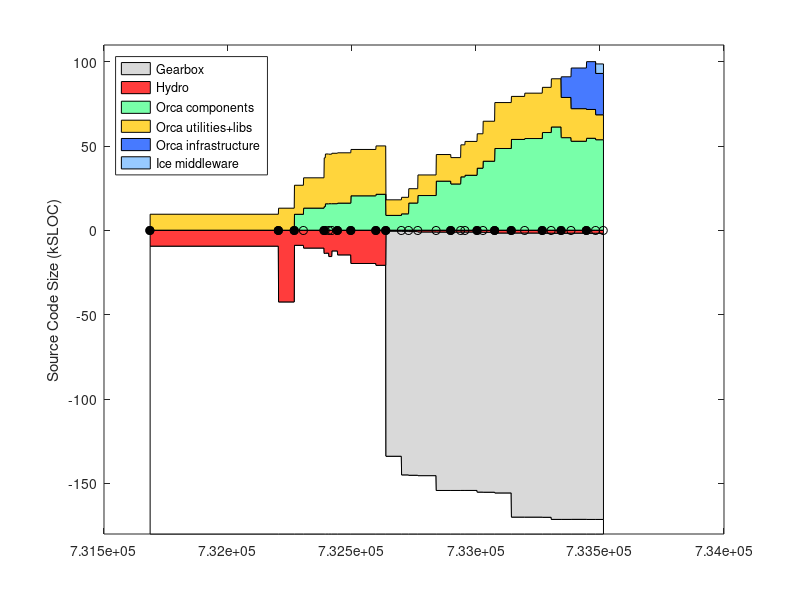

This figure's MATLAB source: (Note: this script raises an error after producing the figure.)
% keep track of orca project size using sloccount
clear all

%%%%%%%%%% DATA %%%%%%%%%%%%%%%%%%%%

% include/* except: include/{Freeze IceSSL IcePatch2}
% src/{Ice Slice IceGrid icecpp IceStorm slice2cpp IceUtil IceBox IceXML}
%  Sice212 = [
%  (7842-1000) + (22093+18419+11499+10568+4392+4200+4252+567+316)
%  ];
%  Sice301 = [
%  (8164-1000) + (23018+19384+19169+10596+4479+4343+4308+622+319)
%  ];
% same as above, but now also add Java:
% src/{IceInternal Ice IceUtil IceBox}
%  Sice310 = [
%  (8810-1200) + (24275+20494+22689+10587+4569+4877+4770+667+319) + (13190+6915+1262+493)
%  ];
%  Sice311 = [
%  (8950-1275) + (24511+20505+22898+10590+4600+4884+4782+683+323) + (13266+6929+1262+504)
%  ];

% it's much easier to count the whole of Ice (we use most of it anyway)
% sloccount include/ src/
% (this does not account for .ice files in [ice]/slice/* but it's a small fraction of total)
Sice212 = 133523;
Sice301 = 144513;
Sice310 = 153243;
Sice311 = 154145;
Sice320 = 168475;
Sice321 = 169725;

% indeces
iyy=1;
imm=2;
idd=3;
iver=4;
isub=5;
ibase=6;
icomp=7;
iutil=8;
iad=9;
icrp=10;

% the old way to count lines in *.ice files:
% rename them to *.cpp like this:
% $cd src/interfaces/slice/orca; for file in *; do mv $file `echo $file | sed s/.ice/.cpp/`; done
Sorca = [ ...
% YY    MM  DD  ?   SUB     BASE    COMP   UTILS   A&D  COMMON  VERSION
% 0.8.6: a single distro, divide in halves arbitrarily
2003     4  14  1   0       18930/2 18930/2  0      0   0    % 0.8.6 (last change in doc/ChangeLog
% BASE: orca-base
% COMP: sloccount orca-components/src/components
% UTIL: slocc orca-components/src/util
2004     9  13  1   0       42543   13047   0       0   0   % 0.11.0
2004    11  16  1   0       8963    17208   9441    0   0   % 0.12.0
2004    12  23  0   0       10596   17965   13094   0   0   % 0.12.1
2005     3  16  1   0       13767   28881   14005   0   0   % 0.13.0
2005     3  21  0   0       13620   29524   15665   0   0   % 0.13.1
2005     4   4  0   0       15630   29345   15727   0   0   % 0.13.2
2005     4  16  0   0       12283   29897   15724   0   0   % 0.13.3
2005     5   9  1   0       14639   29838   16056   0   0   % 0.14.0
2005     7   2  1   0       19751   27479   20395   0   0   % 0.15.0
2005    10  11  1   0       20818   28675   21303   0   0   % 1.0.0
% BASE: c_ount src/interfaces/slice/orca/*.ice
% COMP: sloccount src/components
% UTIL: sloccount src/utils
2005    11  20  1   Sice212 530    9226         8781        0    0   % 2.0.0-rc1
2006     1  22  0   Sice301 596    9801         9695        0    0   % 2.0.0-rc2
% UTIL-IN-COMP: sloccount components/log* 
% COMP: sloccount components MINUS UTIL-IN-COMP
% UTIL: sloccount utils PLUS UTIL-IN-COMP
2006     2  20  0   Sice301 813    9867-1372    14734+1372  0    0  % 2.0.0-rc3
% UTIL-IN-COMP: sloccount components/orcaview* components/log*
2006     3  29  0   Sice301 1052   14625-2421   18131+2421  0    0  % 2.0.0-rc4
2006     6  11  0   Sice310 1116   19999-4215   24867+4215  0    0  % 2.0.0-rc5  
2006     8   9  1   Sice310 1116   19979-4348   23066+4348  0    0  % 2.0.0
2006     9  18  0   Sice310 1094   19317-329    31304+329   0    0  % 2.0.1
2006    10   5  0   Sice310 1094   20384-329    32255+329   0    0  % 2.0.2
2006    11  23  1   Sice311 1178   21408-1001   35768+1001  0    0  % 2.1.0
% BASE: c_count src/interfaces/slice/orca/*.ice
% COMP: sloccount src/components
% UTIL: sloccount src/utils src/libs
2006    12  17  0   Sice311 1240    23701   40914  0     0 % 2.1.1
2007     2   2  1   Sice311 1671    27238   48446  0     0 % 2.2.0
2007     4  10  1   Sice320 1671    25512   53828  0     0 % 2.3.0
2007     6   3  0   Sice320 1682    26905   54359  0     0 % 2.4.0
2007     8  13  1   Sice320 1772    26795   57918  0     0 % 2.5.0
2007     9  18  0   Sice321 1787    28573   61216  0     0 % 2.6.0
% A&D: Hydro: sloccount src
% YY    MM  DD  ?   SUB     BASE    COMP    UTILS  A&D   COMMON VERSION
2007    10  28  1   Sice321 1787    23840   54879  12251  0     % 2.7.0
2007    12   7  0   Sice321 1750    19312   52762  24104  0     % 2.8.0
2008     2   7  1   Sice321 1811    17083   54520  28341  0     % 2.9.0
2008     3  15  0   Sice321 1811    14795   53646  28207-3683  5630  % 2.10.0
];
Vorca ={'0.8.6', '0.11.0', '0.12.0', '0.12.1', '0.13.0', '0.13.1', '0.13.2', '0.13.3', '0.14.0', '0.15.0', '1.0.0', ...
    '2.0.0-rc1', '2.0.0-rc2', '2.0.0-rc3', '2.0.0-rc4', '2.0.0-rc5', '2.0.0', '2.0.1', '2.0.2', '2.1.0', '2.1.1', ...
    '2.2.0', '2.3.0', '2.4.0', '2.5.0', '2.6.0', '2.7.0', '2.8.0', '2.9.0', '2.10.0' }';

% add a dummy release just for display
Sorca(end+1,:) = Sorca(end,:);
Sorca(end,imm) = Sorca(end,imm)+1;
Sorca(end,iver) = 0;
Vorca{end+1} = 'dummy';

% convert dates
Torca = datenum(Sorca(:,iyy),Sorca(:,imm),Sorca(:,idd));

% 2nd digit releases
i2 = (Sorca(:,iver)==1);
Torca2 = Torca(i2);
Vorca2 = Vorca(i2);

% for comparison, ASN
%  Sasn = 90433;

Sgenom = [
% YY    MM  DD  ? SUB   BASE    COMP    UTIL    VERSION
% SUB : cd pocolibs-2.3; sloccount include src
% BASE: cd genom-2.0; sloccount include src
% COMP: 0
% UTIL: 0 
2007    8   31  1  9786    11368   0   0       % 2.0
];

Splayer = [ 
% YY    MM  DD  ?   SUB     BASE                COMP       UTIL  VERSION
% BASE: (server-drivers)+client_libs
% COMP: drivers + utils
2002    12 04   1  0    (17331-12037)+9188      12037+2685 0    % 1.3.1
2003    7  15   1  0    (30452-24334)+12458     24334+3064 0    % 1.4-rc1
2003    12 07   1  0    (37378-30947)+13110     30947+9633 0    % 1.4-rc2
2004    5  31   1  0    (49225-42643)+13664     42643+3550 0    % 1.5
2004    11 12   1  0    (50758-43190)+13545     43190+4479 0    % 1.6
2005    1  31   0  0    (52069-44517)+13576     44517+4662 0    % 1.6.2
2005    7  28   0  0    (53348-45686)+14300     45686+5188 0    % 1.6.5
% BASE: (libplayercore-./bindings) + client_libs + (libplayertcp-./bindings)
% note: libplayerxdr is autogenerated
% COMP: server + utils
2005    10 25   0  0    (4866-0)+7560+(1391-0)  46474+5725  0   % 2.0pre7
% SUB : 0
% BASE: sloccount libplayercore client_libs libplayertcp 
%           MINUS sloccount libplayercore/bindings/ libplayertcp/bindings
% note: libplayerxdr is autogenerated
% COMP: sloccount server 
% UTIL: sloccount utils PLUS stage/src
2006    2  28   1  0    63992-47749-1291        54704       0     % 2.0.0
2006    3  25   1  0    65606-48912-1291        53033       0     % 2.0.1
2006    6   9   1  0    69083-51546-1319        61421       0     % 2.0.2
2006    9  26   1  0    69388-51546-1319        64088       13606       % 2.0.3
2007    5   2   1  0    69602-51686-1359        58396       9589+13606  % 2.0.4
2007   12  13   1  0    34980-2039              74385       11417+15464 % 2.1.0rc1
];
Tplayer = datenum(Splayer(:,1),Splayer(:,2),Splayer(:,3));

Saria = [
% YY    MM  DD  ? SUB   BASE    COMP    UTIL    VERSION
% SUB : 0
% BASE: sloccount ArNetworking/include/ ArNetworking/src/
% COMP: sloccount include src
% UTIL: 0 
2007    2   20  1  0    15854   45965   0       % 2.5.1
];

Scarmen = [
% YY    MM  DD  ?   SUB     BASE    COMP                    UTIL   VERSION
% SUB : cd src; sloccount ipc
% BASE: sloccount carmenpp global java python
% COMP: sloccount src MINUS all other
% UTIL: sloccount logger logtools mapeditor param_daemon robotgui simulator 
2007    8   15  1  24965    12032   107745-24965-12032-19629  19629   % 0.6.7
];

Sorocos = [
% YY    MM  DD  ?   SUB     BASE    COMP                        UTIL   VERSION
% SUB : cd ACE_wrappers; sloccount ace PLUS sloccount TAO/tao/
% BASE: ?
% LIBS: sloccount orocos-bfl-[VERSION]-src/src PLUS sloccount kdl-[VERSION]/kdl
% COMP: sloccount orocos-rtt-[VERSION]/src PLUS cd orocos-ocl-[VERSION]; sloccount hardware motion_control
% UTIL: cd orocos-ocl-[VERSION]; sloccount taskbrowser signals deployment reporting viewer ocl 
2007    8   15  1  160300+237011   0   (7767+12865)+(48971+20068)    5104   % ace-5.5, tao-1.5, rtt-1.2.1, bfl-0.6.1, kdl-0.4, ocl-0.4.1
];

Syarp = [
% YY    MM  DD  ?   SUB  BASE     COMP       UTIL   VERSION
% SUB : 0
% BASE: sloccount libYARP_OS libYARP_OS_compat
% COMP: sloccount yarpdev libYARP_dev libYARP_math libYARP_sig libYARP_sig_compat 
% UTIL: sloccount yarp-imageviewer modules
2007    7   26  1  0     21633   23528    1613   % 2.1.6
];

% YY    MM  DD  ?   SUB  BASE     COMP       UTIL
% SUB : 0
% BASE: 0
% COMP: sloccount . (matlab files will not be counted)
% UTIL: 0
Sopenslam = [
2007    8   16  1   0    0        23719      0
];

%%%%%%%%%% PLOTTING %%%%%%%%%%%%%%%%%%%%

Smax = 180;
d0 = [Torca Torca+1]'; d0=d0(:); d0(1)=[];
d1 = Smax-Sorca(:,isub)-Sorca(:,ibase); d1 = [d1 d1]'; d1=d1(:); d1(end)=[];
d2 = Sorca(:,isub); d2 = [d2 d2]'; d2=d2(:); d2(end)=[];
d3 = Sorca(:,ibase); d3 = [d3 d3]'; d3=d3(:); d3(end)=[];
d4 = Sorca(:,icomp); d4 = [d4 d4]'; d4=d4(:); d4(end)=[];
d5 = Sorca(:,iutil); d5 = [d5 d5]'; d5=d5(:); d5(end)=[];
d6 = Sorca(:,iad); d6 = [d6 d6]'; d6=d6(:); d6(end)=[];
d7 = Sorca(:,icrp); d7 = [d7 d7]'; d7=d7(:); d7(end)=[];

figure(1), clf
ha=area( d0, [d1 d2 d3 d5 d4 d6 d7]/1e3, -Smax ); hold on
plot( Torca, 0*Torca, 'k-o' )
h2=plot( Torca2, 0*Torca2, 'ko' );
set(h2,'markerfacecolor','k')
ylabel('Source Code Size (kSLOC)')

% colors
white = 1*[1 1 1];
gray = .85*[1 1 1];
red = min(255,[255 0 0]+60)/255;
orange = min(255,[255 153 0]+60)/255;
green = min(255,[60 255 109]+60)/255;
dblue = min(255,[51 102 255]+20)/255;
lblue = min(255,[51 102 255]+100)/255;

set(ha(1),'facecolor', white);
set(ha(2),'facecolor', gray);
set(ha(3),'facecolor', red);
set(ha(4),'facecolor', green);
set(ha(5),'facecolor', orange);
set(ha(6),'facecolor', dblue);
set(ha(7),'facecolor', lblue);
ha(1)=[];
legend(fliplr(ha),'Gearbox','Hydro','Orca components','Orca utilities+libs','Orca infrastructure','Ice middleware', 'Location','NorthWest')
%  xlim(datenum([2004;2005],[7;7],[1;1]) )
ylim([-Smax 110])
ax=axis;
%  xlim( [ax(1) datenum([2006 12 31])] )
ax=axis;
% label releases
mark('x', Torca2 )
i2odd = (1:2:length(Torca2));
ht = text(Torca2(i2odd)+5,.04*ax(4)*ones(length(i2odd),1),Vorca2(i2odd));
set(ht,'fontsize',8)
i2even = (2:2:length(Torca2));
ht = text(Torca2(i2even)+5,.08*ax(4)*ones(length(i2even),1),Vorca2(i2even));
set(ht,'fontsize',8)
datetick( 'x', 12 )
hp = plot( Tplayer, -Splayer(:,ibase)/1e3, 'k--o', Tplayer, Splayer(:,icomp)/1e3, 'k--o' );
set(hp, 'color', .5*[1 1 1] )
hpt = text( Tplayer(2), -Splayer(2,ibase)/1e3-8, 'Player infrastructure');
set(hpt, 'color', .5*[1 1 1] )
hpt = text( Tplayer(2), (Splayer(2,icomp)+Splayer(2,iutil))/1e3-5, 'Player "components+utils"');
set(hpt, 'color', .5*[1 1 1] )
%mark('y', Dasn(1,1)/1e3 );
%text( datenum([2003 5 1]), Dasn(1,1)/1e3, 'ASN')
xlabel('Releases')
title('http://orca-robotics.sf.net')

ht=text(datenum(2003,7,1),-Smax+15, '*   generated using David A. Wheeler`s SLOCCount' );
set(ht,'fontsize',8)
ht=text(datenum(2003,7,1),-Smax+5, '** see data in [ORCA]/scripts/matlab/sloccount/slocs.m' );
set(ht,'fontsize',8)

xlim( [ax(1) datenum([2008 6 1])] )
